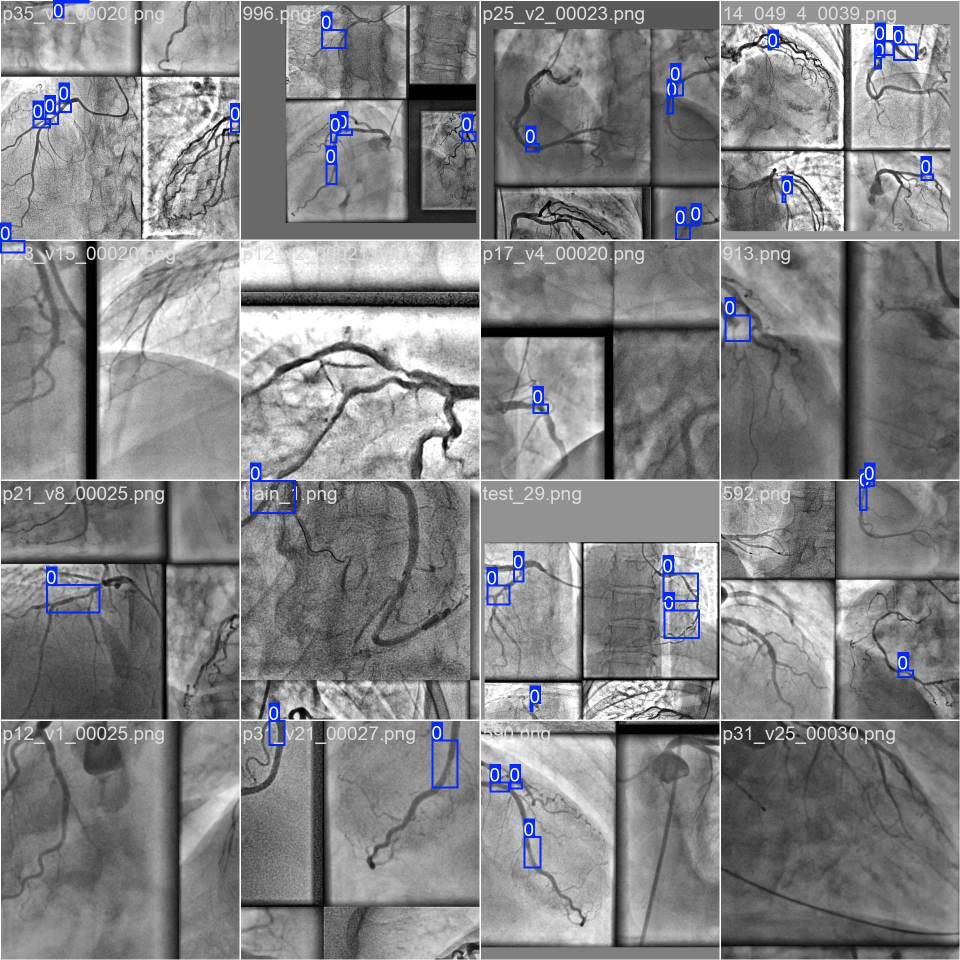
#> input picture experiments/stenosis_arcade+cadica+danilov_yolo11s_768_e150/run/train_batch2.jpg, 1920 x 1920 px, given as the content of the folder _arcade+cadica+danilov_yolo11s_768_e150/run/train_batch2.jpg, which was not available (shown at 1/2 size)
$ python preprocess.py --src ../../experiments/stenosis_arcade+cadica+danilov_yolo11s_768_e150/run/train_batch2.jpg --dst out.png
#> lines starting #> are read from the running program, lines starting #| are printed output that depends on the picture; pictures that were not available may be replaced by others from this repository, and a replacement may not be noted
"""CLAHE + unsharp preprocessing for grayscale XCA/DSA frames."""
import glob, os
import cv2

IMG_EXTS = (".png", ".jpg", ".jpeg", ".bmp", ".tif", ".tiff", ".pgm")


def clahe_unsharp(img, clip=2.0, tile=8, unsharp=0.5):
    if img.ndim == 3:
        img = cv2.cvtColor(img, cv2.COLOR_BGR2GRAY)
    clahe = cv2.createCLAHE(clipLimit=clip, tileGridSize=(tile, tile))
    eq = clahe.apply(img)
    if unsharp > 0:
        blur = cv2.GaussianBlur(eq, (0, 0), 3)
        eq = cv2.addWeighted(eq, 1 + unsharp, blur, -unsharp, 0)
    return eq


def process_dir(src, dst, size=None, clip=2.0, tile=8, unsharp=0.5, exts=IMG_EXTS):
    """Walk src for images, apply clahe_unsharp (+ optional square resize), write .png to dst.

    Mirrors the relative directory structure of src under dst; every output is normalized to a
    single-channel .png (so .pgm/.tif inputs land as .png). Returns the number of frames written.
    """
#> called with dst = 'out.png', clip = 2, tile = 8, unsharp = 0.5
    n = 0
    for path in glob.glob(os.path.join(src, "**", "*"), recursive=True):
        if not os.path.isfile(path) or os.path.splitext(path)[1].lower() not in exts:
            continue
        g = cv2.imread(path, cv2.IMREAD_GRAYSCALE)
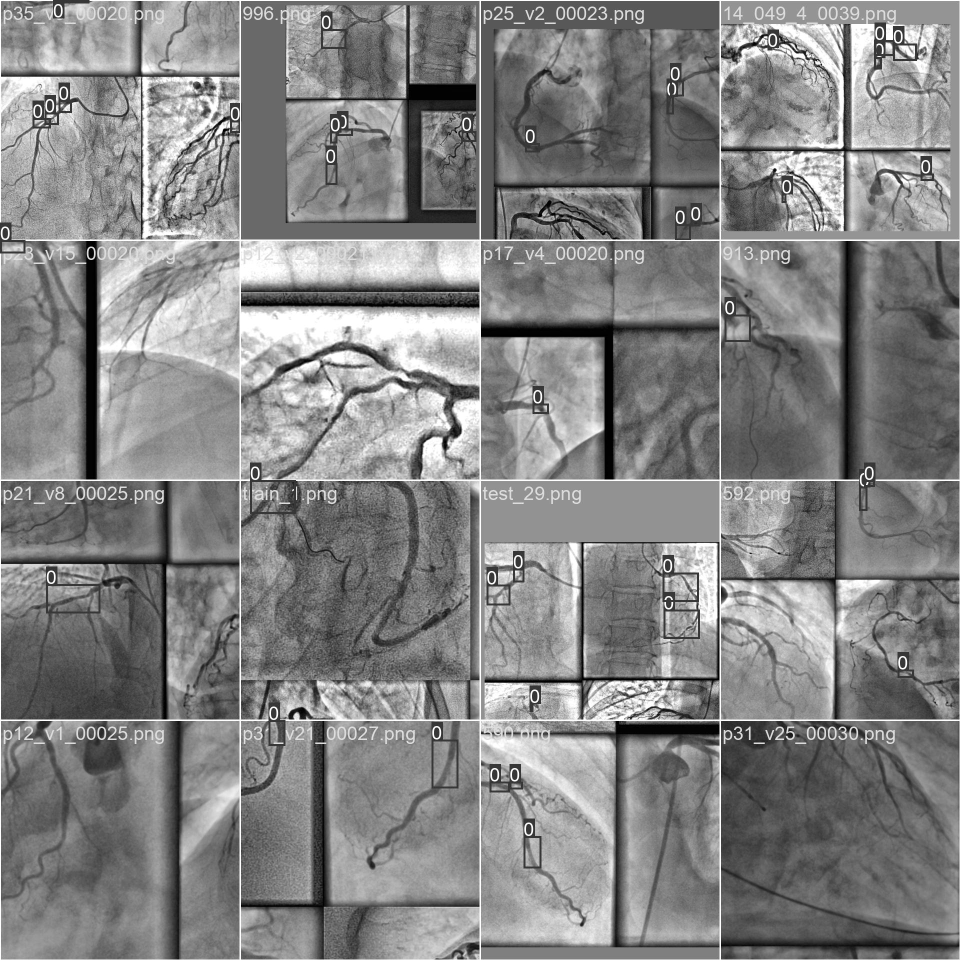
#> g: shape (1920, 1920) (shown at 1/2 size); min 0, max 255, mean 131.4
        if g is None:
            continue
        out = clahe_unsharp(g, clip=clip, tile=tile, unsharp=unsharp)
#> in clahe_unsharp, `eq = clahe.apply(img)`:
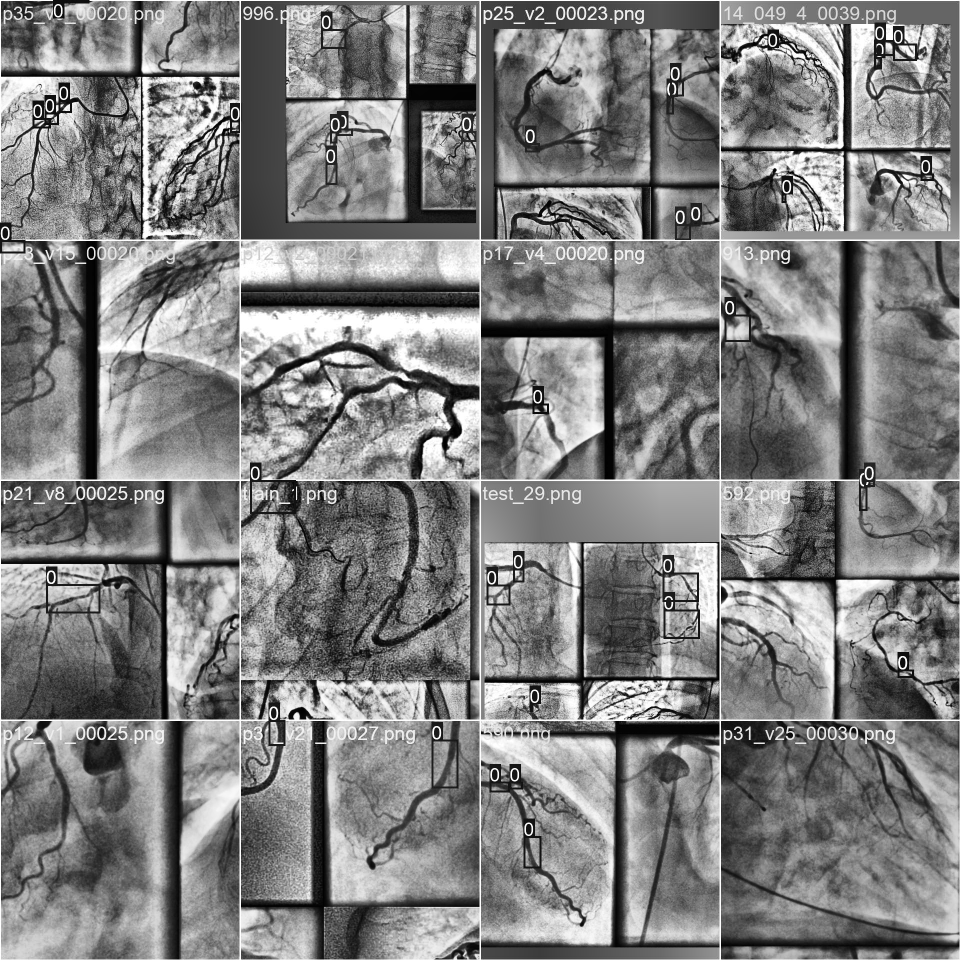
#> eq: shape (1920, 1920) (shown at 1/2 size); min 0, max 255, mean 127.5
#> in clahe_unsharp, `blur = cv2.GaussianBlur(eq, (0, 0), 3)`:
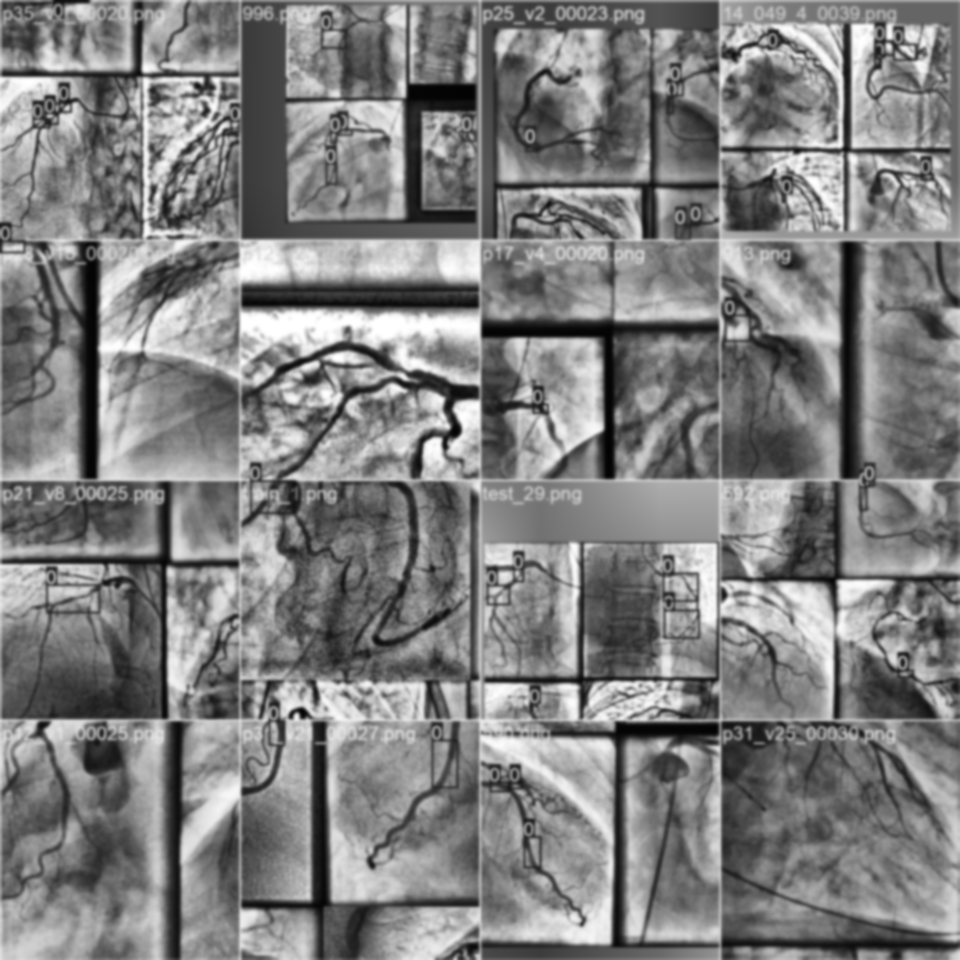
#> blur: shape (1920, 1920) (shown at 1/2 size); min 2, max 255, mean 127.3
        if size:
            out = cv2.resize(out, (size, size))
        rel = os.path.splitext(os.path.relpath(path, src))[0] + ".png"
        dst_path = os.path.join(dst, rel)
        os.makedirs(os.path.dirname(dst_path) or ".", exist_ok=True)
        cv2.imwrite(dst_path, out)
        n += 1
    return n


if __name__ == "__main__":
    import argparse
    ap = argparse.ArgumentParser()
    ap.add_argument("--src", required=True)
    ap.add_argument("--dst", required=True)
    ap.add_argument("--size", type=int, default=None, help="square resize edge, e.g. 512")
    a = ap.parse_args()
    print("wrote", process_dir(a.src, a.dst, size=a.size), "frames ->", a.dst)

$ run again, on experiments/stenosis_arcade+cadica+danilov_yolo11s_768_e150/run/val_batch0_pred.jpg
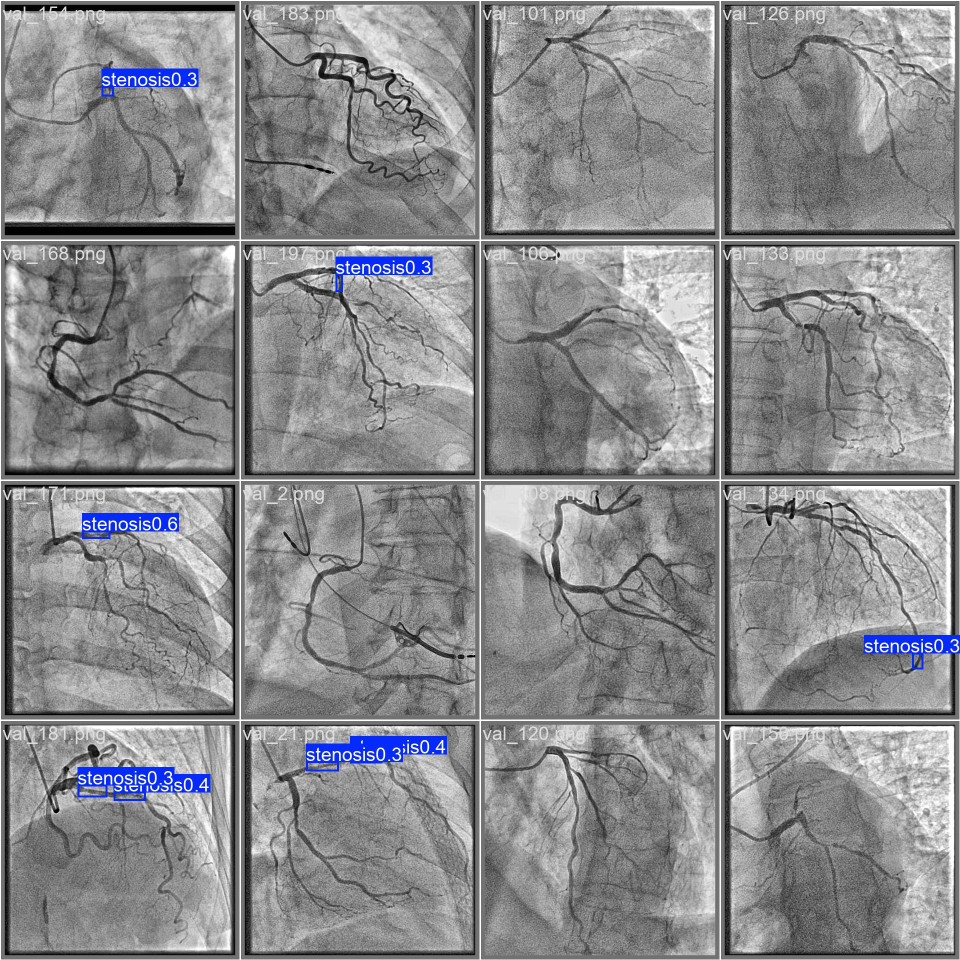
#> input picture experiments/stenosis_arcade+cadica+danilov_yolo11s_768_e150/run/val_batch0_pred.jpg, 1920 x 1920 px, given as the content of the folder cade+cadica+danilov_yolo11s_768_e150/run/val_batch0_pred.jpg, which was not available (shown at 1/2 size)
#> in clahe_unsharp, `eq = clahe.apply(img)`:
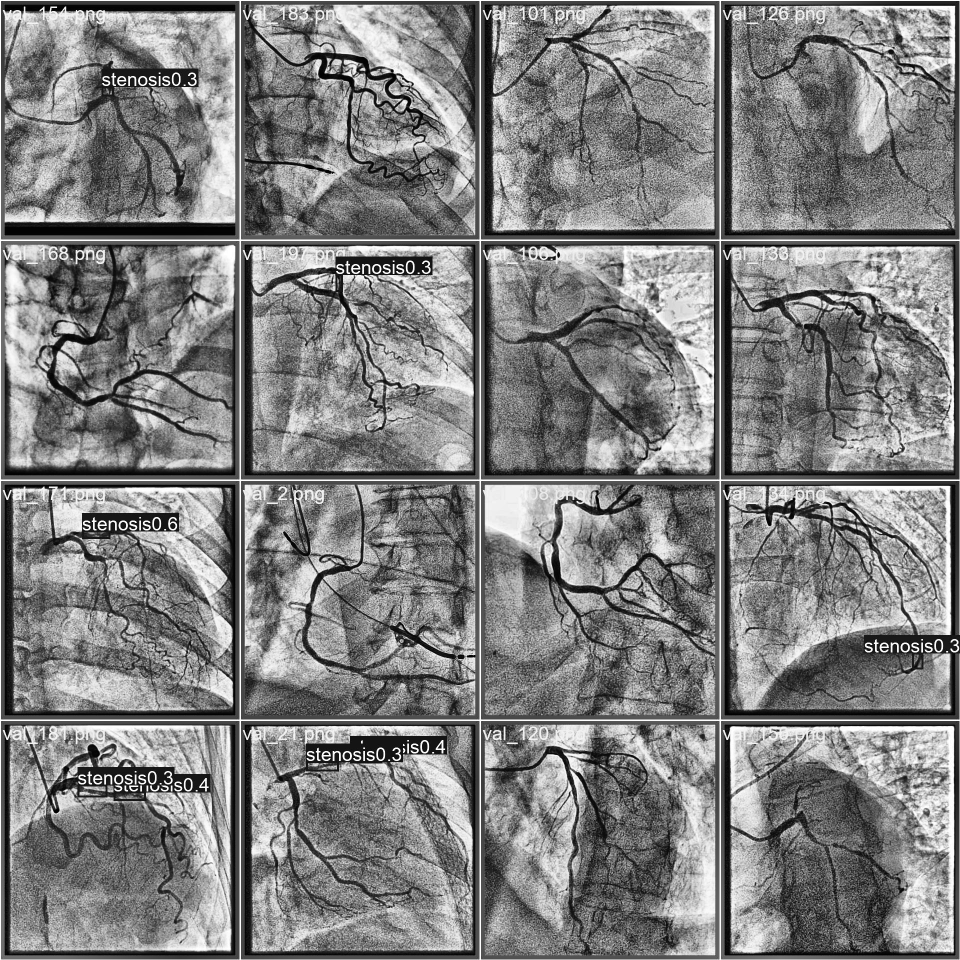
#> eq: shape (1920, 1920) (shown at 1/2 size); min 0, max 255, mean 128.2
#> in clahe_unsharp, `blur = cv2.GaussianBlur(eq, (0, 0), 3)`:
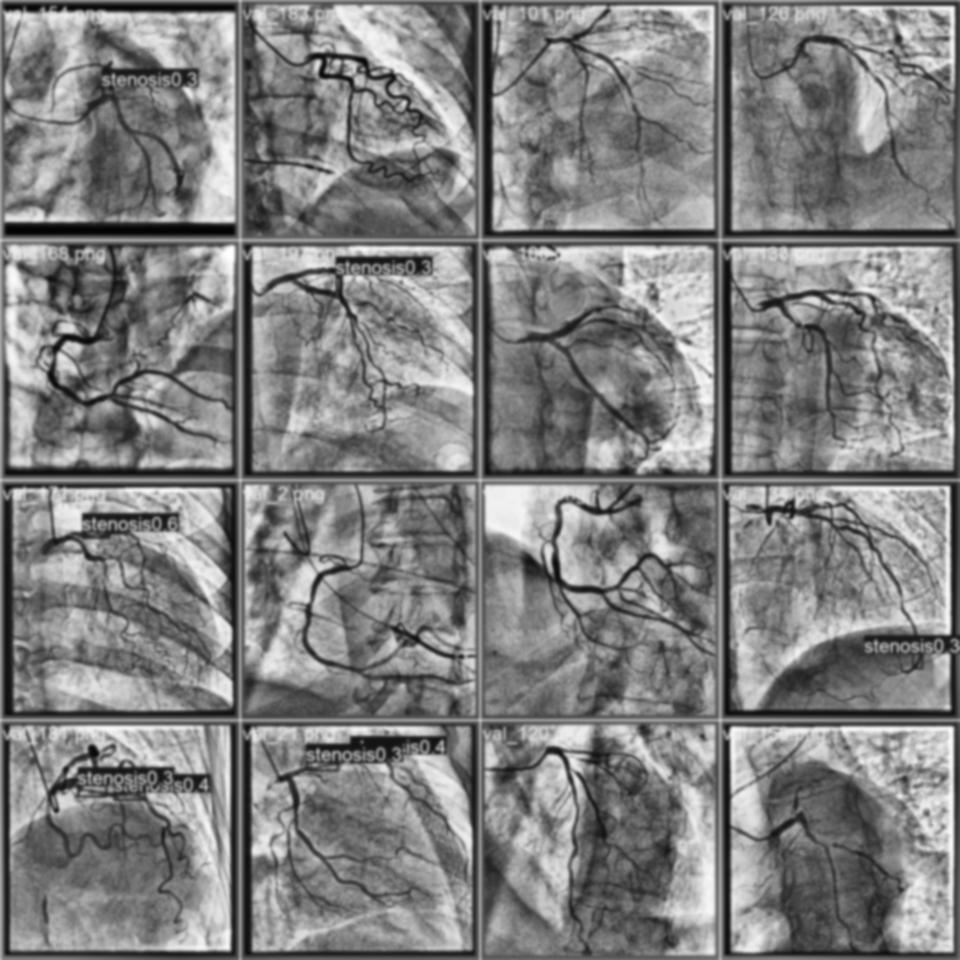
#> blur: shape (1920, 1920) (shown at 1/2 size); min 2, max 255, mean 128

$ run again, on experiments/stenosis_arcade+cadica+danilov_yolo11s_768_e150/run/val_batch1_pred.jpg
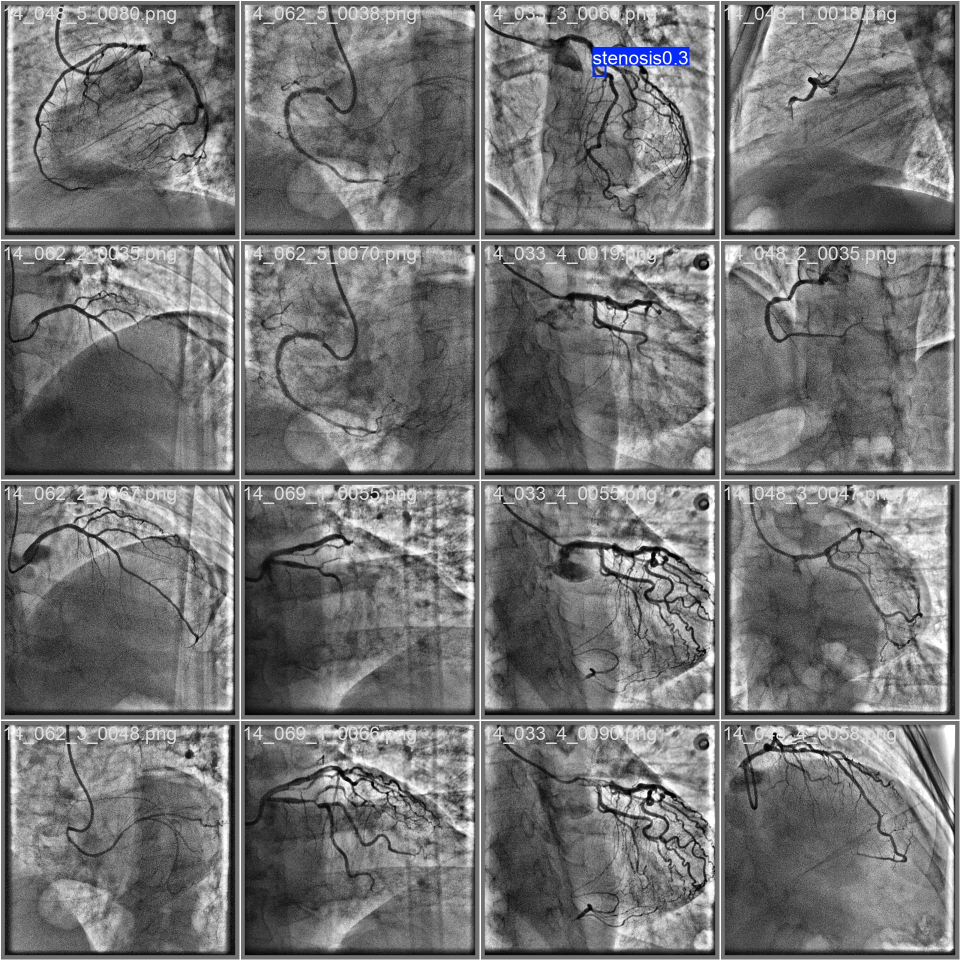
#> input picture experiments/stenosis_arcade+cadica+danilov_yolo11s_768_e150/run/val_batch1_pred.jpg, 1920 x 1920 px, given as the content of the folder cade+cadica+danilov_yolo11s_768_e150/run/val_batch1_pred.jpg, which was not available (shown at 1/2 size)
#> in clahe_unsharp, `eq = clahe.apply(img)`:
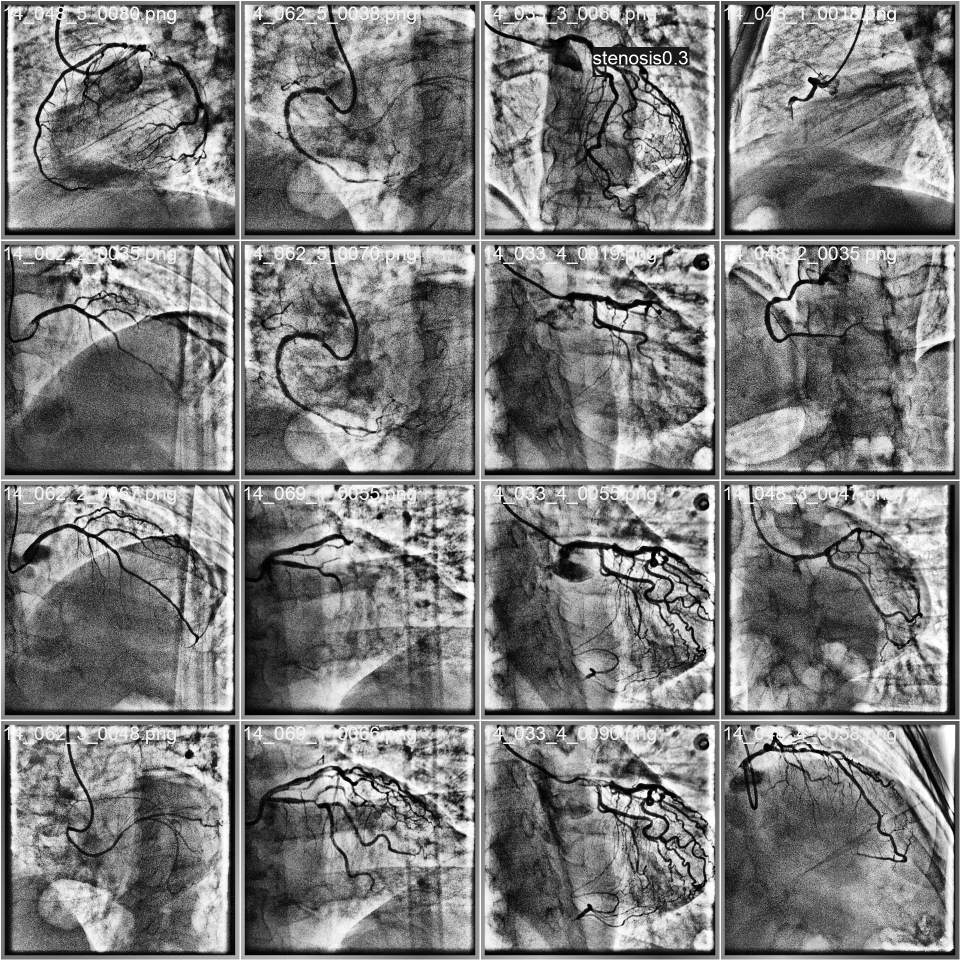
#> eq: shape (1920, 1920) (shown at 1/2 size); min 0, max 255, mean 124.1
